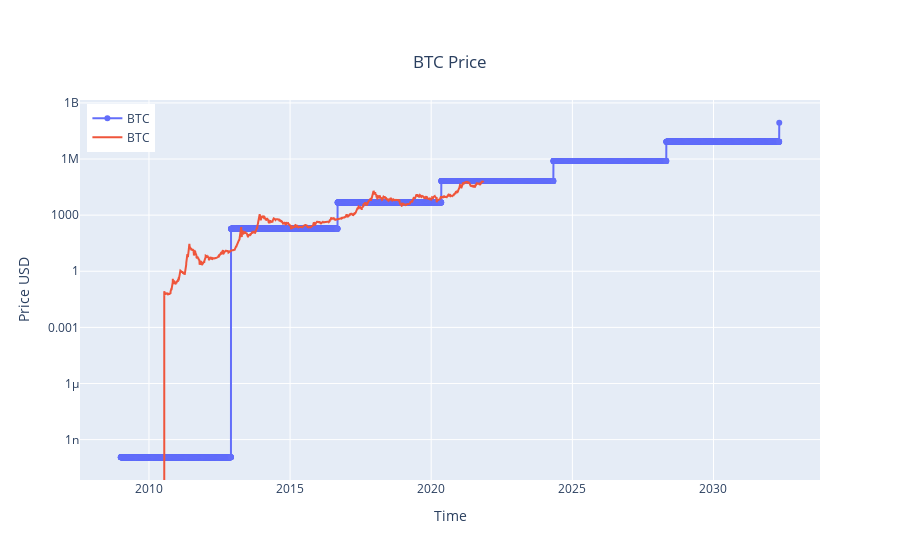

The code cell stored with this chart in its notebook:
### Code cell
trace1 = go.Scatter(x=result.index, y=result.PriceS2F,xaxis='x2', yaxis='y2',name='BTC',mode='lines+markers')
trace2 = go.Scatter(x=result.index, y=result["PriceUSD"],xaxis='x2', yaxis='y2',name='BTC',mode='lines')

fig = go.Figure()
fig.add_traces([trace1,trace2])

# initialize xaxis2 and yaxis2
fig['layout']['xaxis2'] = {}
fig['layout']['yaxis2'] = {}


# The graph's yaxis MUST BE anchored to the graph's xaxis
fig.layout.yaxis2.update({'anchor': 'x2'})
fig.layout.yaxis2.update({'title': 'Price USD'})
fig.layout.xaxis2.update({'title': 'Time'})


# Update the margins to add a title and see graph x-labels.
fig.update_layout(legend=dict(
    yanchor="top",
    y=0.99,
    xanchor="left",
    x=0.01
))
fig.update_layout(
    title={
        'text': "BTC Price",
        'y':0.9,
        'x':0.5,
        'xanchor': 'center',
        'yanchor': 'top'})
fig.update_yaxes(type="log")
fig.show()

### Figure 1 — Plotly figure (JSON) as saved in the notebook; plotly's stock layout.template omitted (floating-point values rounded to 4 significant figures; data arrays with more than 128 entries replaced by an {"elided": "..."} marker saying what was removed)
{"data": [{"mode": "lines+markers", "name": "BTC", "type": "scatter", "x": {"elided": "8522 str values"}, "xaxis": "x2", "y": {"elided": "8522 float values"}, "yaxis": "y2"}, {"mode": "lines", "name": "BTC", "type": "scatter", "x": {"elided": "8522 str values"}, "xaxis": "x2", "y": {"elided": "8522 float values"}, "yaxis": "y2"}], "layout": {"legend": {"x": 0.01, "xanchor": "left", "y": 0.99, "yanchor": "top"}, "title": {"text": "BTC Price", "x": 0.5, "xanchor": "center", "y": 0.9, "yanchor": "top"}, "xaxis2": {"title": {"text": "Time"}}, "yaxis": {"type": "log"}, "yaxis2": {"anchor": "x2", "title": {"text": "Price USD"}, "type": "log"}}}
